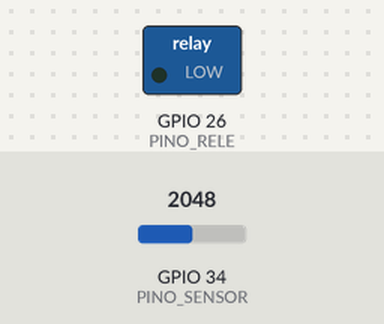
Simulated run of this sketch. Board: ESP32. Parts: switched loads named in the sketch (green lamp = pin HIGH). The inputs (shaded band) are chosen by the test bench; at power-on: GPIO 34 (PINO_SENSOR) = 2048. WiFi joins after 1.5 s; servers stay silent unless stated; uploads are accepted with an empty reply; EEPROM starts erased.

Above: at 2.7 s.
2.8 s: GPIO 34 (PINO_SENSOR) set to 1429
4.3 s: GPIO 34 (PINO_SENSOR) set to 1326
At 5.1 s:
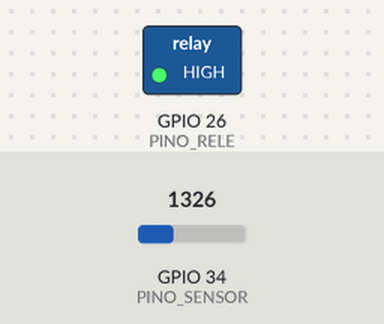
Timing chart, 0 to 15.8 s (numbered marks = the images above; inputs shaded):
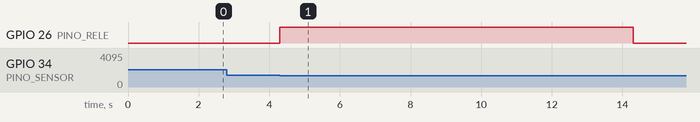

The sketch:

Irrigacao_Automatica.ino
```cpp
// Irrigação Automática V12 - Monitor de Umidade
// Hardware: ESP32 + Divisor de Tensão + Relé

#include <WiFi.h>
#include <ESPAsyncWebServer.h>
#include <HTTPClient.h>
#include <ESPmDNS.h>
#include <Preferences.h>

// CONFIGURAÇÃO DE REDE
const char* ssid     = "Rede_Comunicacao";
const char* password = "123456789";

// PINOS DE HARDWARE
const int PINO_SENSOR = 34; // ADC — leitura do divisor de tensão (só entrada)
const int PINO_RELE   = 26; // Saída digital — aciona a bomba via relé

// PARÂMETROS DE TEMPORIZAÇÃO
const unsigned long COOLDOWN_REGA_MS = 60000UL; // 60 segundos

// OBJETOS GLOBAIS
AsyncWebServer server(80);
Preferences preferences;

// Parâmetros ajustáveis via interface web (persistidos em flash pelo /save)
int valSeco      = 500;
int valUmido     = 3500;
int limiteLigar  = 30;
int tempoMaxRega = 10; // segundos

// Estado da bomba
bool          bombaLigada   = false;
unsigned long inicioRega    = 0;
unsigned long fimUltimaRega = 0;

// Leitura atual — atualizada no loop(), lida pelas rotas HTTP
int umidade = 0;

// FRONT-END HTML
const char index_html[] PROGMEM = R"rawliteral(
<!DOCTYPE HTML><html>
<head>
  <meta name="viewport" content="width=device-width, initial-scale=1">
  <meta charset="UTF-8">
  <title>Irrigação Automática</title>
  <style>
    :root {--destaque: #00ff00; --preto1: #0a0a0a; --preto2: #1a1a1a; --cinza1: #333; --cinza2: #ccc; --branco: #fff;}
    * { box-sizing: border-box; }
    html { font-size: clamp(14px, 1.2vw, 18px); }
    body { font-family: 'Segoe UI', Arial, sans-serif; background-color: var(--preto1); color: var(--cinza2); margin: 0; padding: 20px; display: flex; justify-content: center; min-height: 100vh;}

    /* ── Malha CSS Grid ── */
    .main-container {
      display: grid;
      grid-template-columns: 1.5fr 1fr;
      grid-template-rows: 1fr 1fr 1fr;  /* 3 linhas de altura rigorosamente iguais */
      gap: 20px;
      width: 100%; height: 100%;
      max-width: 1800px;
      align-items: stretch;
    }

    /* ── Posicionamento na Grade ── */
    .graph-wrapper {
      grid-column: 1;
      grid-row: 1 / 3; /* O gráfico ocupa da linha 1 até o final da linha 2 */
      position: relative; background: var(--preto1); border: 1px solid var(--cinza1); border-radius: 12px; overflow: hidden; display: flex; flex-direction: column; min-height: 250px;
    }
    .c-calibra { grid-column: 2; grid-row: 1 / 2; }
    .c-rega    { grid-column: 2; grid-row: 2 / 3; }

    /* ── Elementos do Gráfico ── */
    canvas { display: block; width: 100%; flex-grow: 1; }
    #humOverlay { position: absolute; top: 14px; right: 20px; font-size: clamp(36px, 5vh, 50px); font-weight: bold; color: var(--destaque); text-shadow: 2px 2px 6px var(--preto1); z-index: 10; font-family: monospace; }
    #btnSave { position: absolute; top: 14px; left: 14px; z-index: 10; padding: 10px 16px; font-size: 14px; font-weight: bold; background-color: var(--preto2); color: var(--branco); border: 1px solid var(--cinza1); border-radius: 6px; cursor: pointer; transition: 0.2s; }
    #btnSave:hover { filter: brightness(1.4); }
    .btn-saved { background-color: #4CAF50 !important; border-color: #4CAF50 !important; color: var(--preto1) !important; }

    /* ── Cards e Controles ── */
    .card { background-color: var(--preto2); padding: 18px 20px; border-radius: 10px; border-left: 5px solid var(--destaque); box-shadow: 0 4px 10px rgba(0,0,0,0.4); display: flex; flex-direction: column; justify-content: center;}
    h3 { margin: 0 0 16px 0; font-size: clamp(14px, 3vh, 22px); color: var(--cinza2); border-bottom: 1px solid var(--cinza1); padding-bottom: 8px; letter-spacing: 1px;}

    .control-row { display: flex; align-items: center; gap: 10px; margin-top: 8px; }
    .control-row label { width: 60px; font-size: clamp(12px, 2.5vh, 16px); color: var(--cinza2); font-weight: bold; flex-shrink: 0; }
    .step-btn { background-color: var(--preto2); color: var(--branco); border: 1px solid var(--cinza1); border-radius: 6px; width: 36px; height: 36px; font-size: 18px; font-weight: bold; cursor: pointer; flex-shrink: 0; transition: 0.2s; }
    .step-btn:hover { filter: brightness(1.4); }

    input[type=number] { flex: 1; background: var(--preto2); color: var(--cinza2); border: 1px solid var(--cinza1); border-radius: 6px; padding: 8px; font-family: monospace; font-size: clamp(14px, 3vh, 18px); font-weight: bold; text-align: center; min-width: 0; }
    input[type=number]:focus { outline: none; filter: brightness(1.3); }
    input[type=number]::-webkit-inner-spin-button, input[type=number]::-webkit-outer-spin-button { -webkit-appearance: none; }
    input[type=number] { -moz-appearance: textfield; }

    /* ── Mobile ── */
    @media (max-width: 768px) {
      body { padding: 10px; }
      .main-container {
        grid-template-columns: 1fr; /* Coluna única no mobile */
        grid-template-rows: auto;   /* Alturas baseadas no conteúdo */
        gap: 12px;
      }
      /* Elementos assumem empilhamento natural */
      .graph-wrapper, .c-calibra, .c-rega {
        grid-column: 1;
        grid-row: auto;
      }
      .graph-wrapper { min-height: 250px; }
    }
  </style>
</head>
<body>
  <div class="main-container">
    <div class="graph-wrapper">
      <button id="btnSave" onclick="saveData()">Salvar</button>
      <div id="humOverlay">0.0%</div>
      <canvas id="plotCanvas"></canvas>
    </div>
    <div class="card c-calibra">
      <h3>CALIBRAÇÃO</h3>
      <div class="control-row">
        <label>Seco</label>
        <button class="step-btn" onclick="stepValue('vSeco', -50)">-</button>
        <input type="number" min="0" max="4095" id="vSeco" onchange="sendData()">
        <button class="step-btn" onclick="stepValue('vSeco', 50)">+</button>
      </div>
      <div class="control-row">
        <label>Úmido</label>
        <button class="step-btn" onclick="stepValue('vUmido', -50)">-</button>
        <input type="number" min="0" max="4095" id="vUmido" onchange="sendData()">
        <button class="step-btn" onclick="stepValue('vUmido', 50)">+</button>
      </div>
    </div>
    <div class="card c-rega">
      <h3>ACIONAMENTO</h3>
      <div class="control-row">
        <label>Limiar</label>
        <button class="step-btn" onclick="stepValue('limite', -1)">-</button>
        <input type="number" min="0" max="100" id="limite" onchange="sendData()">
        <button class="step-btn" onclick="stepValue('limite', 1)">+</button>
      </div>
      <div class="control-row">
        <label>Tempo</label>
        <button class="step-btn" onclick="stepValue('tempo', -1)">-</button>
        <input type="number" min="1" max="120" id="tempo" onchange="sendData()">
        <button class="step-btn" onclick="stepValue('tempo', 1)">+</button>
      </div>
    </div>
  </div>

  <script>
    let dataUmidade = [];
    const maxPts = 100;
    const canvas = document.getElementById('plotCanvas');
    const ctx = canvas.getContext('2d');
    for(let i = 0; i < maxPts; i++) dataUmidade.push(0);

    function resizeCanvas() {
      setTimeout(() => {
        canvas.width = canvas.parentElement.clientWidth;
        canvas.height = canvas.parentElement.clientHeight;
        drawCanvas();
      }, 50);
    }

    window.addEventListener('resize', resizeCanvas);
    window.onload = function() {
      resizeCanvas();
      fetch('/status').then(res => res.json()).then(data => {
        Object.keys(data).forEach(key => {
          let el = document.getElementById(key);
          if(el) { el.value = data[key]; }
        });
      });
    };

    function stepValue(id, delta) {
      let el = document.getElementById(id);
      let val = (parseInt(el.value) || 0) + delta;
      val = Math.max(parseInt(el.min), Math.min(parseInt(el.max), val));
      el.value = val;
      sendData();
    }

    function sendData() {
      let s = document.getElementById('vSeco').value;
      let u = document.getElementById('vUmido').value;
      let l = document.getElementById('limite').value;
      let t = document.getElementById('tempo').value;
      fetch(`/set?seco=${s}&umido=${u}&limite=${l}&tempo=${t}`);
    }

    function saveData() {
      let btn = document.getElementById('btnSave');
      fetch('/save').then(() => {
        btn.innerText = "Salvo!";
        btn.classList.add('btn-saved');
        setTimeout(() => { btn.innerText = "Salvar"; btn.classList.remove('btn-saved'); }, 2000);
      });
    }

    setInterval(function() {
      fetch('/dados').then(res => res.json()).then(data => {
        document.getElementById('humOverlay').innerText = data.umidade + "%";
        dataUmidade.push(data.umidade);
        if(dataUmidade.length > maxPts) dataUmidade.shift();
        drawCanvas();
      });
    }, 1000);

    function drawCanvas() {
      ctx.clearRect(0, 0, canvas.width, canvas.height);
      let limEl = document.getElementById('limite');
      let lim = limEl ? parseInt(limEl.value) : 30;
      let scale = canvas.height / 100;
      let yLim = canvas.height - (lim * scale);
      ctx.setLineDash([5, 5]); ctx.strokeStyle = '#555'; ctx.beginPath(); ctx.moveTo(0, yLim); ctx.lineTo(canvas.width, yLim); ctx.stroke();
      ctx.setLineDash([]); ctx.strokeStyle = '#00ff00'; ctx.lineWidth = 3; ctx.beginPath();
      let step = canvas.width / (maxPts - 1);
      dataUmidade.forEach((v, i) => {
        let x = i * step; let y = canvas.height - (v * scale);
        if(i === 0) ctx.moveTo(x, y); else ctx.lineTo(x, y);
      });
      ctx.stroke();
    }
  </script>
</body>
</html>
)rawliteral";

void conectarWiFi() { // CONEXÃO WI-FI
  WiFi.mode(WIFI_STA);
  WiFi.begin(ssid, password);
  int tentativas = 0;
  while (WiFi.status() != WL_CONNECTED && tentativas < 20) { delay(500); tentativas++; }
  if (MDNS.begin("Irrigacao")) MDNS.addService("http", "tcp", 80);
}

void setup() { // SETUP
  pinMode(PINO_RELE, OUTPUT);
  digitalWrite(PINO_RELE, LOW);

  preferences.begin("irrig_config", false);
  valSeco      = preferences.getInt("seco",   500);
  valUmido     = preferences.getInt("umido",  3500);
  limiteLigar  = preferences.getInt("limite", 30);
  tempoMaxRega = preferences.getInt("timer",  10);

  conectarWiFi();

  server.on("/", HTTP_GET, [](AsyncWebServerRequest *request) { request->send_P(200, "text/html", index_html); });

  server.on("/status", HTTP_GET, [](AsyncWebServerRequest *request) {
    String json = "{\"vSeco\":"  + String(valSeco)      +
                  ",\"vUmido\":" + String(valUmido)     +
                  ",\"limite\":" + String(limiteLigar)  +
                  ",\"tempo\":"  + String(tempoMaxRega) + "}";
    request->send(200, "application/json", json);
  });

  server.on("/dados", HTTP_GET, [](AsyncWebServerRequest *request) {
    String json = "{\"umidade\":"     + String(umidade) +
                  ",\"statusBomba\":" + String(bombaLigada)  + "}";
    request->send(200, "application/json", json);
  });

  server.on("/set", HTTP_GET, [](AsyncWebServerRequest *request) {
    int novoSeco  = request->hasParam("seco")  ? request->getParam("seco")->value().toInt()  : valSeco;
    int novoUmido = request->hasParam("umido") ? request->getParam("umido")->value().toInt() : valUmido;

    // Validação cruzada: garante que seco < úmido
    if (novoSeco < novoUmido) { valSeco = novoSeco; valUmido = novoUmido; }

    if (request->hasParam("limite")) limiteLigar  = request->getParam("limite")->value().toInt();
    if (request->hasParam("tempo"))  tempoMaxRega = request->getParam("tempo")->value().toInt();
    request->send(200, "text/plain", "OK");
  });

  server.on("/save", HTTP_GET, [](AsyncWebServerRequest *request) {
    preferences.putInt("seco",   valSeco);
    preferences.putInt("umido",  valUmido);
    preferences.putInt("limite", limiteLigar);
    preferences.putInt("timer",  tempoMaxRega);
    request->send(200, "text/plain", "SALVO");
  });

  server.begin();
}

void loop() { // LOOP PRINCIPAL
  unsigned long agora = millis();

  // --- 1. LEITURA E CONVERSÃO DO SENSOR ---
  int leitura = analogRead(PINO_SENSOR);
  umidade = constrain(map(leitura, valSeco, valUmido, 0, 100), 0, 100);

  // --- 2. CONTROLE DA BOMBA ---
  if (!bombaLigada) {
    bool cooldownEncerrado = (fimUltimaRega == 0) || (agora - fimUltimaRega >= COOLDOWN_REGA_MS);
    if (umidade < limiteLigar && cooldownEncerrado) {
      bombaLigada = true;
      inicioRega  = agora;
      digitalWrite(PINO_RELE, HIGH);
    }
  } else {
    if (agora - inicioRega >= (unsigned long)(tempoMaxRega * 1000)) {
      bombaLigada   = false;
      fimUltimaRega = agora;
      digitalWrite(PINO_RELE, LOW);
    }
  }

  // --- 3. PING PARA A REDE DE COMUNICAÇÃO ---
  static unsigned long lastPing = 0;
  if (agora - lastPing > 5000) {
    lastPing = agora;
    if (WiFi.status() == WL_CONNECTED) {
      HTTPClient http;
      http.setConnectTimeout(1000);
      http.setTimeout(1000);
      http.begin("http://192.168.4.1/ping?nome=Irrigacao");
      http.GET();
      http.end();
    }
  }
}
```

Measured:
- the behaviour switches between 1400 and 1399 on GPIO 34 (PINO_SENSOR) (found by bisection; images 0 and 1)
- after the input at 2.8 s, every drawn part: stays the same
- after the input at 4.3 s, GPIO 26 (PINO_RELE): LOW → HIGH at once, → LOW 10.0 s later
